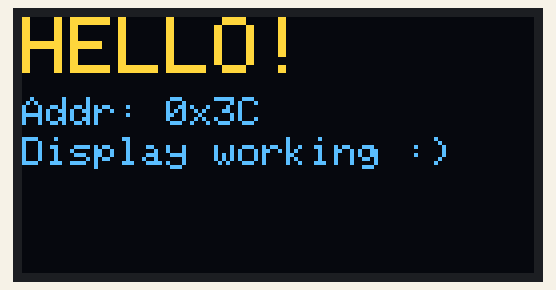
Simulated run of this sketch. Board: ESP32. On the bench: 128×64 one-colour display. The OLED is the two-colour kind (top 16 rows yellow); what the sketch prints to the serial monitor is not drawn.

Above: at 2.1 s.

The sketch:

display_test.ino
```cpp
// Minimal SSD1306 display diagnostic
// Scans I2C bus, tries both addresses, draws text
#include <Wire.h>
#include <Adafruit_GFX.h>
#include <Adafruit_SSD1306.h>

#define SCREEN_WIDTH 128
#define SCREEN_HEIGHT 64
#define OLED_RESET -1
#define SCREEN_ADDRESS 0x3C
Adafruit_SSD1306 display(SCREEN_WIDTH, SCREEN_HEIGHT, &Wire, OLED_RESET);
bool displayEnabled = false;

void setup() {
  Wire.begin(5, 4);  // SDA=5, SCL=4 (per PCB routing)
  Serial.begin(115200);
  delay(2000);
  Serial.println("=== Display Test ===");

  // I2C bus scan
  Serial.println("I2C scan:");
  for (uint8_t addr = 1; addr < 127; addr++) {
    Wire.beginTransmission(addr);
    if (Wire.endTransmission() == 0) {
      Serial.printf("  Found: 0x%02X\n", addr);
    }
  }

  // Try both addresses
  bool found = false;
  uint8_t foundAddr = 0;
  if (display.begin(SSD1306_SWITCHCAPVCC, 0x3C)) {
    found = true; foundAddr = 0x3C;
  } else if (display.begin(SSD1306_SWITCHCAPVCC, 0x3D)) {
    found = true; foundAddr = 0x3D;
  }

  if (!found) {
    Serial.println("ERROR: No display found");
    return;
  }
  Serial.printf("Display OK at 0x%02X\n", foundAddr);

  display.clearDisplay();
  display.setTextColor(SSD1306_WHITE);

  display.setTextSize(2);
  display.setCursor(0, 0);
  display.println("HELLO!");

  display.setTextSize(1);
  display.setCursor(0, 20);
  display.printf("Addr: 0x%02X", foundAddr);
  display.setCursor(0, 30);
  display.println("Display working :)");

  display.display();
  Serial.println("Done.");
}

void loop() {}
```
